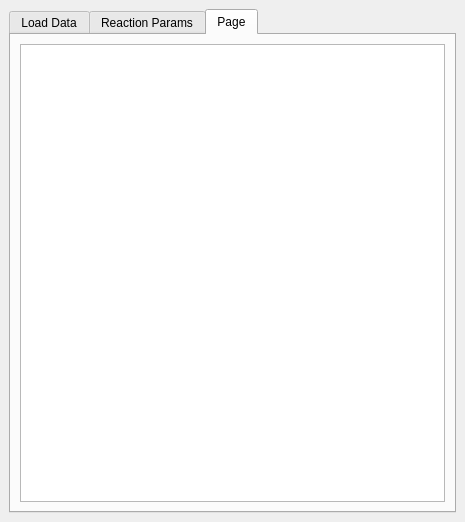
<?xml version="1.0" encoding="UTF-8"?>
<ui version="4.0">
 <class>DockWidget</class>
 <widget class="QDockWidget" name="DockWidget">
  <property name="geometry">
   <rect>
    <x>0</x>
    <y>0</y>
    <width>465</width>
    <height>522</height>
   </rect>
  </property>
  <property name="windowTitle">
   <string>Views</string>
  </property>
  <widget class="QWidget" name="dockWidgetContents">
   <layout class="QGridLayout" name="gridLayout">
    <item row="0" column="1">
     <widget class="QTabWidget" name="tabWidget">
      <property name="currentIndex">
       <number>2</number>
      </property>
      <widget class="QWidget" name="tab">
       <attribute name="title">
        <string>Load Data</string>
       </attribute>
       <layout class="QGridLayout" name="gridLayout_2">
        <item row="1" column="1">
         <widget class="QLabel" name="label_2">
          <property name="text">
           <string>Final Temp</string>
          </property>
         </widget>
        </item>
        <item row="1" column="0">
         <widget class="QLabel" name="label">
          <property name="text">
           <string>Inital Temp</string>
          </property>
         </widget>
        </item>
        <item row="0" column="0" colspan="2">
         <widget class="QTreeView" name="treeView"/>
        </item>
        <item row="3" column="0">
         <widget class="QLabel" name="label_3">
          <property name="text">
           <string>By</string>
          </property>
         </widget>
        </item>
        <item row="4" column="1">
         <widget class="QPushButton" name="pushButton">
          <property name="text">
           <string>Load Excel File</string>
          </property>
         </widget>
        </item>
        <item row="2" column="0">
         <widget class="QSpinBox" name="spinBox">
          <property name="maximum">
           <number>2000</number>
          </property>
         </widget>
        </item>
        <item row="2" column="1">
         <widget class="QSpinBox" name="spinBox_2">
          <property name="maximum">
           <number>2000</number>
          </property>
          <property name="singleStep">
           <number>5</number>
          </property>
          <property name="value">
           <number>1000</number>
          </property>
         </widget>
        </item>
        <item row="4" column="0">
         <widget class="QSpinBox" name="spinBox_3">
          <property name="maximum">
           <number>2000</number>
          </property>
          <property name="value">
           <number>100</number>
          </property>
         </widget>
        </item>
       </layout>
      </widget>
      <widget class="QWidget" name="tab_2">
       <attribute name="title">
        <string>Reaction Params</string>
       </attribute>
       <layout class="QGridLayout" name="gridLayout_3">
        <item row="2" column="0" colspan="2">
         <widget class="QLineEdit" name="reaction_le"/>
        </item>
        <item row="0" column="0">
         <widget class="QLabel" name="label_4">
          <property name="text">
           <string>Reaction</string>
          </property>
         </widget>
        </item>
        <item row="3" column="0">
         <widget class="QTreeWidget" name="tw_x">
          <column>
           <property name="text">
            <string>X Axis</string>
           </property>
          </column>
         </widget>
        </item>
        <item row="4" column="1">
         <widget class="QPushButton" name="pushButton_2">
          <property name="text">
           <string>Plot</string>
          </property>
         </widget>
        </item>
        <item row="3" column="1">
         <widget class="QTreeWidget" name="tw_y">
          <column>
           <property name="text">
            <string>Y Axis</string>
           </property>
          </column>
         </widget>
        </item>
       </layout>
      </widget>
      <widget class="QWidget" name="tab_3">
       <attribute name="title">
        <string>Page</string>
       </attribute>
       <layout class="QGridLayout" name="gridLayout_4">
        <item row="0" column="0">
         <widget class="QTableWidget" name="tableWidget"/>
        </item>
       </layout>
      </widget>
     </widget>
    </item>
   </layout>
  </widget>
 </widget>
 <resources/>
 <connections/>
</ui>
